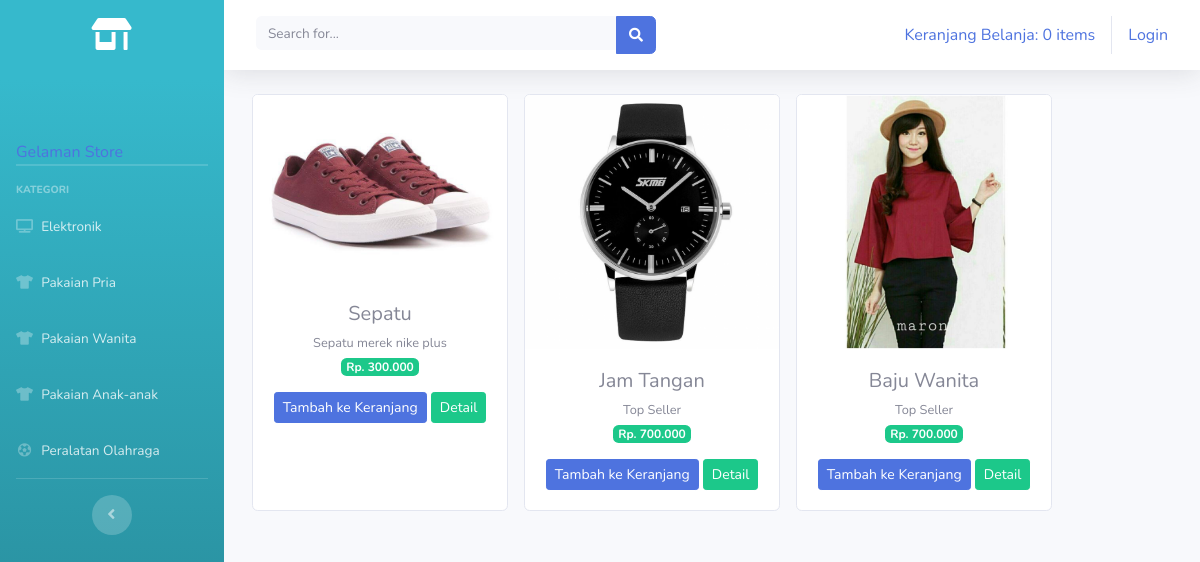
The page /index.php/kategori/pakaian_pria on the database its author committed.
### tables this page shows
CREATE TABLE `tb_barang` (
  `id_brg` int(11) NOT NULL,
  `nama_brg` varchar(120) NOT NULL,
  `keterangan` varchar(225) NOT NULL,
  `kategori` varchar(60) NOT NULL,
  `harga` int(11) NOT NULL,
  `stok` int(4) NOT NULL,
  `gambar` text NOT NULL
);

### application/controllers/kategori.php (called while the page is built, shortened)
<?php
class Kategori extends CI_Controller{
	public function pakaian_pria()
	{
		$data['pakaian_pria'] = $this->model_kategori->data_pakaian_pria()->result();
		$this->load->view('templates/header');
		$this->load->view('templates/sidebar');
		$this->load->view('pakaian_pria',$data);
		$this->load->view('templates/footer');
	}
}

### index.php (called while the page is built, shortened)
<?php
require_once BASEPATH.'core/CodeIgniter.php';

### application/models/model_kategori.php (called while the page is built, shortened)
<?php
class Model_kategori extends CI_Model{
	public function data_pakaian_pria()
	{
		return $this->db->get_where("tb_barang",array('kategori' => 'pakaian pria'));
	}
}

### application/views/pakaian_pria.php (the view)
<div class="container-fluid">
  <div class="row text-center mt-3">
    <?php foreach ($pakaian_pria as $brg) : ?>
      <div class="card ml-3 mb-3" style="width: 16rem;">
      <img src="<?php echo base_url().'/uploads/'.$brg->gambar ?>" class="card-img-top" alt="...">
      <div class="card-body">
        <h5 class="card-title mb-1"><?php echo $brg->nama_brg ?></h5>
        <small><?php echo $brg->keterangan ?></small><br>
        <span class="badge badge-success mb-3">Rp. <?php echo number_format($brg->harga, 0,',','.')  ?></span>
        <?php echo anchor('dashboard/tambah_ke_keranjang/'.$brg->id_brg, '<div class="btn btn-sm btn-primary">Tambah ke Keranjang</div>') ?>
          <?php echo anchor('dashboard/detail/'.$brg->id_brg, '<div class="btn btn-sm btn-success">Detail</div>') ?>
      </div>
      </div>
    <?php endforeach; ?>
  </div>
</div>

### rows shown on the page
tb_barang: gambar (picture), nama_brg "Sepatu", keterangan "Sepatu merek nike plus", harga "300.000", id_brg "Tambah ke Keranjang", id_brg "Detail"
tb_barang: gambar (picture), nama_brg "Jam Tangan", keterangan "Top Seller", harga "700.000", id_brg "Tambah ke Keranjang", id_brg "Detail"
tb_barang: gambar (picture), nama_brg "Baju Wanita", keterangan "Top Seller", harga "700.000", id_brg "Tambah ke Keranjang", id_brg "Detail"

### other values the page prints
anchor('dashboard/detail_keranjang', $keranjang ) "Keranjang Belanja: 0 items"
anchor('auth/login', 'Login') "Login"
